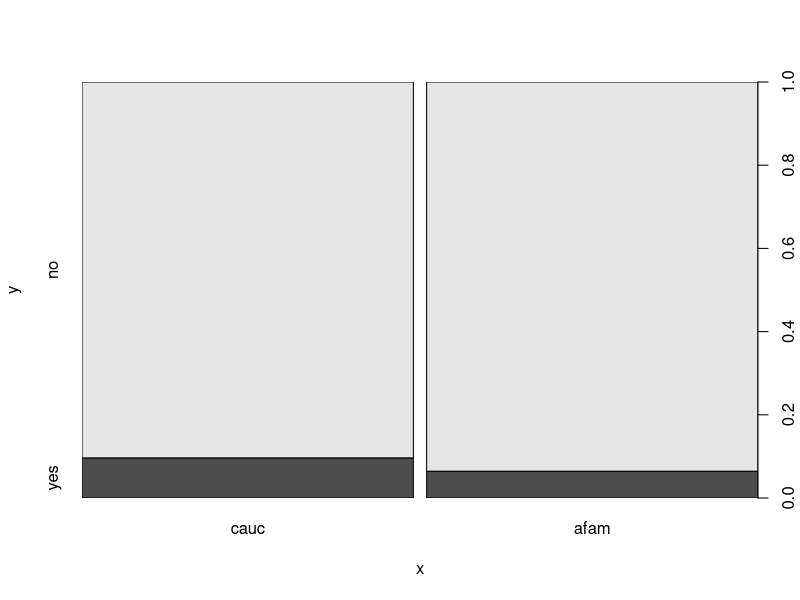
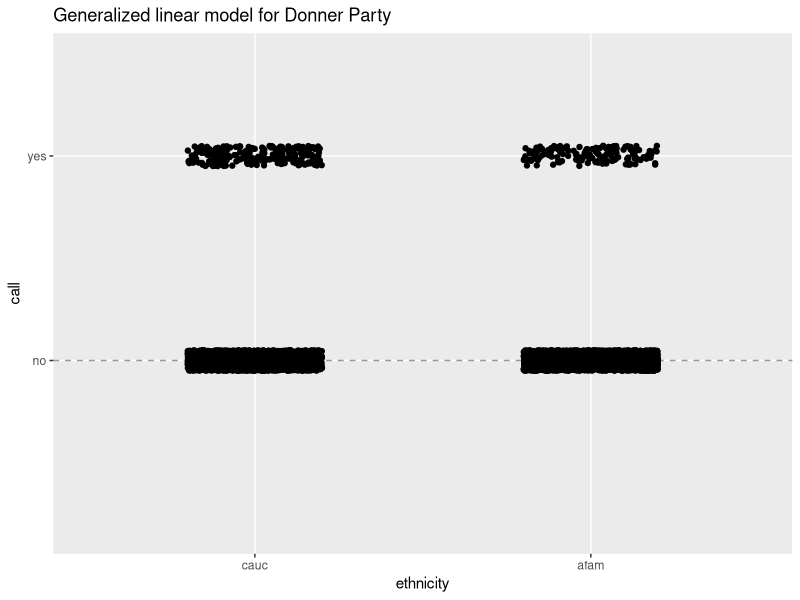

Source code (R) for these figures, in order:
## ---- chunk 1
#install.packages('AER')
library('AER')
#?ResumeNames
library(vcdExtra)
library(tidyverse)
library(magrittr)
library(ggplot2)
logistic <- function(x){exp(x)/(1 + exp(x))}
## ---- chunk 2
data('ResumeNames')
summary(ResumeNames)


# Viz
plot(ResumeNames$ethnicity, ResumeNames$call)

glm2 <- glm(call ~ ethnicity, family = binomial(link = "logit"), data = ResumeNames)


summ <- summary(glm2)


summ$deviance

## ---- chunk 3
# Obtain 95% pointwise confidence bands from predict.glm()
glm_pred <- predict.glm(glm2, type="link", se.fit=TRUE)
low <- glm_pred$fit - 1.96 * glm_pred$se.fit
upp <- glm_pred$fit + 1.96 * glm_pred$se.fit

# back-transform everything to the data scale
glm_fit <- logistic(glm_pred$fit)
glm_lower <- logistic(low)
glm_upper <- logistic(upp)

# augment the Donner data frame
aug_resume <- as.data.frame(cbind(ResumeNames, glm_fit, glm_lower, glm_upper))

# Big plot
ggplot(data = aug_resume) + 
  # plot jittered data
  geom_jitter(aes(x = ethnicity, 
                 y = call),
                 height = 0.05, width = 0.2) + 
  
  # plot fitted lines
  geom_line(aes(x = ethnicity, 
                y = glm_fit)) + 

# plot 95% pointwise confidence bands
  geom_ribbon(aes(x = ethnicity, 
                  ymin = glm_lower, 
                  ymax = glm_upper),
              alpha = 0.2) +
  
  # plot reference lines at 0 and 1 (minimum and maximum possible probabilities)
  
  geom_hline(yintercept = 0, lty = 2, alpha = 0.4) +
  geom_hline(yintercept = 1, lty = 2, alpha = 0.4) +
  ggtitle("Generalized linear model for Donner Party")
